Frame 1 (no input): blank canvas, image omitted
Frame 60 (no input): blank canvas, image omitted
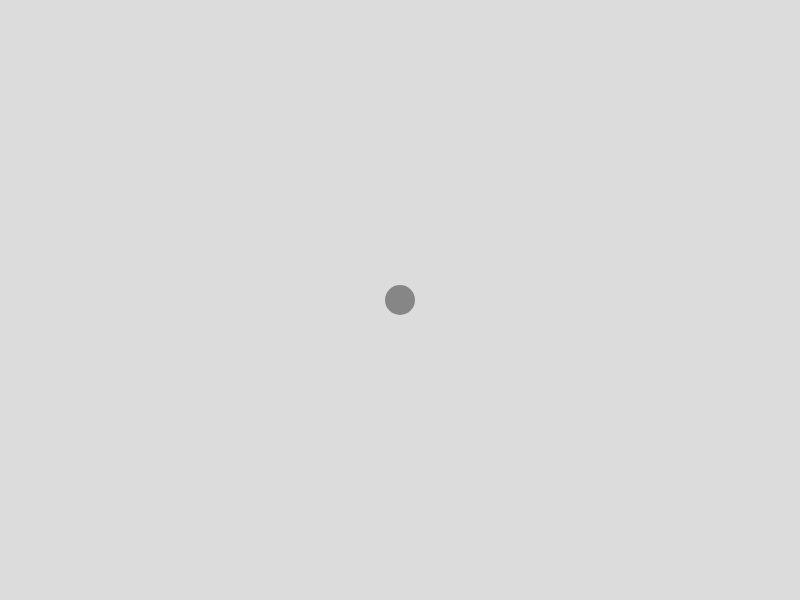
Frame 120 (the mouse pressed at the canvas centre since frame 60)

The p5.js sketch whose frames 1 and 60 were blank and that drew this single picture after the mouse press (run headless with seeded random() and noise() and a simulated clock; from frame 60 on, the mouse is pressed at the canvas centre):

// p5.js sketch
// ── sketch.js
"use strict";
let particles = [];
let pixelScale = 5;
let timeScale = 4;
let bounceEnergyLoss = 0.8;
let placementRadius = 15;
class CircleParticle {
    constructor (x, y, mass = 1, radius = 1) {
        this.position = createVector(x, y);
        this.m = mass;
        this.r = radius;
        this.forces = [
            // gravity
            function (ref) {
                return createVector(0, -9.8 * ref.m);
            }
        ];
        this.uuid = self.crypto.randomUUID();
        this.velocity = createVector(0, 0);
        this.acceleration = createVector(0, 0);
    }

    tick (dt) {
        this.acceleration.mult(0);
        for (let i of this.forces) {
            let dtForce = i(this);
            dtForce.mult(dt);
            this.acceleration.add(dtForce);
        }
        let dtAccel = this.acceleration.copy();
        dtAccel.mult(dt);
        this.velocity.add(dtAccel);
        let dtVel = this.velocity.copy();
        dtVel.mult(dt);
        // invert because JS canvas is weird
        // scale because pixels are small
        dtVel.mult(10, -10);
        this.position.add(dtVel);
    }

    collisions () {
        for (let i of particles) {
            if (i.uuid == this.uuid) continue;
            let diff = this.position.copy();
            diff.sub(i.position);
            if (diff.mag() <= i.r + this.r) {
                this.velocity.mult(0);
                i.velocity.mult(0);
            }
        }
    }
}
function setup () {
    frameRate(60);
    createCanvas(800, 600);
}

//gpt for later implementation
function resolveCollision (a, b) {
    let dx = b.x - a.x;
    let dy = b.y - a.y;

    let dist = sqrt(dx * dx + dy * dy);
    let minDist = a.radius + b.radius;

    // not colliding
    if (dist >= minDist) return;

    // collision normal
    let nx = dx / dist;
    let ny = dy / dist;

    // push particles apart
    let overlap = minDist - dist;

    a.x -= nx * overlap / 2;
    a.y -= ny * overlap / 2;

    b.x += nx * overlap / 2;
    b.y += ny * overlap / 2;

    // relative velocity
    let rvx = b.vx - a.vx;
    let rvy = b.vy - a.vy;

    // velocity along normal
    let velAlongNormal = rvx * nx + rvy * ny;

    // already separating
    if (velAlongNormal > 0) return;

    // bounce
    let restitution = bounceEnergyLoss;

    let impulse =
        -(1 + restitution) * velAlongNormal /
        (1 / a.mass + 1 / b.mass);

    let ix = impulse * nx;
    let iy = impulse * ny;

    a.vx -= ix / a.mass;
    a.vy -= iy / a.mass;

    b.vx += ix / b.mass;
    b.vy += iy / b.mass;
}

function draw () {
    background(220);
    let dt = timeScale * deltaTime / 1000
    stroke(0,0,0,100)
    strokeWeight(placementRadius * 2);
    point(mouseX, mouseY);
    for (let i of particles) {
        stroke(0,0,0);
        strokeWeight(i.r * 2);
        point(i.position.x, i.position.y);
        i.tick(dt);
        i.collisions();
    }
}

function mousePressed () {
    particles.push(new CircleParticle(mouseX, mouseY, 10, placementRadius))
}

function mouseWheel (event) {
    placementRadius -= event.deltaY / 20;
}

function keyPressed () {
    if (key === "ArrowUp") {
        placementRadius += 6.7;
    }
    else if (key === "ArrowDown") {
        placementRadius -= 6.7;
    }
}
// ── style.css
html, body {
  margin: 0;
  padding: 0;
  overflow: hidden;
}
canvas {
  display: block;
}
#infoDiv {
  display: flex;
  flex-direction: row;
  gap: 10px;
  text-wrap: 0;
  white-space: nowrap;
}
#objectInfoFlex {
  display: flex;
  flex-direction: row;
  gap: 10px;
  flex-wrap: nowrap;
  align-items: flex-start;
  overflow-wrap: 0;
}
#objectInfoFlex > * {
  width: 250px;
}
#infoDiv > * {
  font-size: 10px;
  display: inline;
  border: 1px black solid;
  padding: 5px;
}
#infoDiv > * > * {
  font-size: 10px;
}
#infoDiv > * > input {
    width: 40px;
}
#material {
  height: 17px;
}
#object {
  height: 17px;
}
#placementRadius {
  height: 17px;
}
#mode {
  height: 17px;
}
